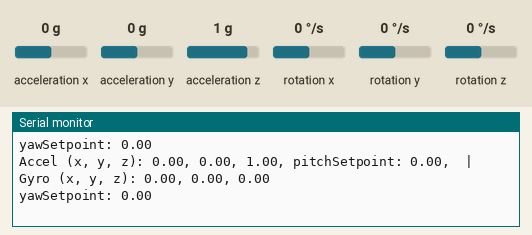
This sketch was run on a simulated Arduino Uno, built with avr-gcc and run on an emulated ATmega328P. Shown: the last lines printed to the serial monitor. Wiring (inferred from the names in the program): MPU-6050 motion sensor at I2C address 0x68. Inputs (shaded band) come from the test bench; at power-on: acceleration x 0 g, acceleration y 0 g, acceleration z 1 g, rotation x 0 °/s, rotation y 0 °/s, rotation z 0 °/s.

Above: at 1.8 s.
1.9 s: acceleration x set to -1.4 g
At 3.0 s:
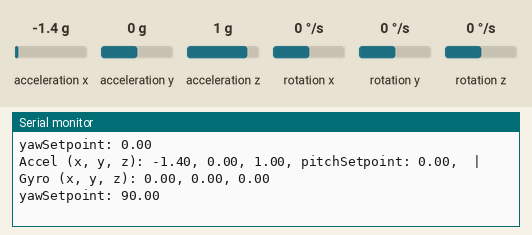
3.4 s: acceleration y set to -1.4 g
At 3.4 s:
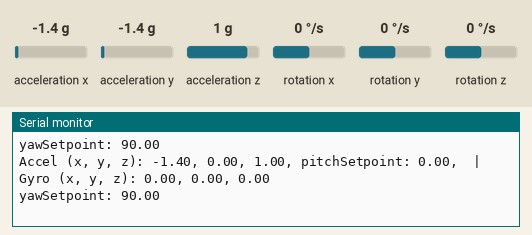
4.9 s: acceleration z set to -1.4 g
At 6.1 s:
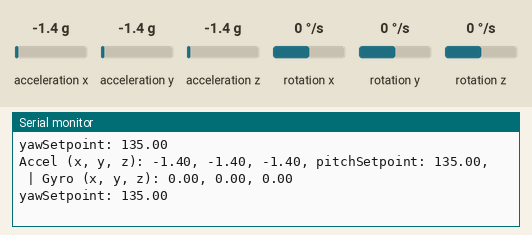
6.4 s: rotation x set to -192 °/s
At 8.3 s:
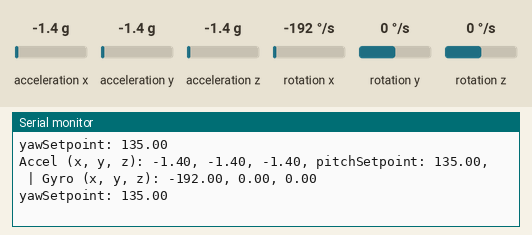
10.6 s: rotation x set to 0 °/s
At 10.67 s:
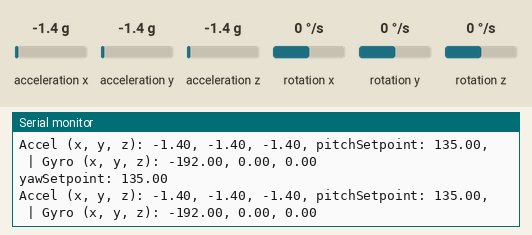
Timing chart, 0 to 13.6 s (numbered marks = the images above; inputs shaded):
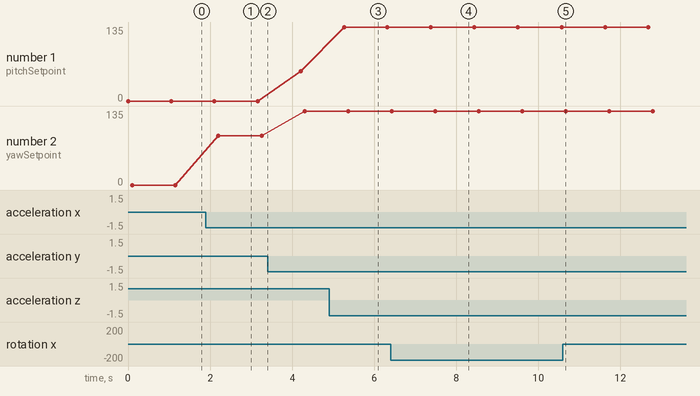

Measured:
- after the input at 1.9 s, the serial monitor: prints a new line after 0.20 s (image 1)
- after the input at 4.9 s, the serial monitor: prints a new line after 0.37 s (image 3)
- after the input at 6.4 s, the serial monitor: prints a new line after 0.98 s (image 4)
- plotted number 1: 0 → 54.46 after the input at 3.4 s
- plotted number 2: 0 → 90 after the input at 1.9 s, 90 → 135 after the input at 3.4 s

The sketch:

MPU_Callib.ino
```cpp
#include <Wire.h>
const int MPU6050_ADDRESS = 0x68;
float acc[3],gyr[3];

void setup() {
  Serial.begin(9600);
  Wire.begin();
  initializeMPU6050();
}

void loop() {
  int16_t accelerometerData[3];
  int16_t gyroscopeData[3];


  readMPU6050Data(accelerometerData, gyroscopeData);

  for(int i=0;i<3;i++){
    acc[i]=accelerometerData[i]/16384.0;
    gyr[i]=gyroscopeData[i]/131.0;
  }

  Serial.print("Accel (x, y, z): ");
  Serial.print(acc[0]);
  Serial.print(", ");
  Serial.print(acc[1]);
  Serial.print(", ");
  Serial.print(acc[2]);
  Serial.print(", ");
  Serial.print("pitchSetpoint: ");
  Serial.print(atan2(-acc[1], acc[2]) * (180.0/PI));
  Serial.print(", ");
  Serial.print(" | Gyro (x, y, z): ");
  Serial.print(gyr[0]);
  Serial.print(", ");
  Serial.print(gyr[1]);
  Serial.print(", ");
  Serial.println(gyr[2]);
  Serial.print("yawSetpoint: ");
  Serial.println(atan2(-acc[0], acc[1]) * (180.0/PI));
  delay(1000);
}

void initializeMPU6050() {
  Wire.beginTransmission(MPU6050_ADDRESS);
  Wire.write(0x6B);
  Wire.write(0);
  Wire.endTransmission();
}

void readMPU6050Data(int16_t accelData[], int16_t gyroData[]) {
  Wire.beginTransmission(MPU6050_ADDRESS);
  Wire.write(0x3B);
  Wire.endTransmission(false);

  Wire.requestFrom(MPU6050_ADDRESS, 14, true);

  accelData[0] = Wire.read() << 8 | Wire.read(); // accH and AccL
  accelData[1] = Wire.read() << 8 | Wire.read(); // accH and accL
  accelData[2] = Wire.read() << 8 | Wire.read(); // accH and accL
  int16_t a= Wire.read()<< 8| Wire.read();      // To skip temp sensor
  gyroData[0] = Wire.read() << 8 | Wire.read(); // gyroH and gyroL
  gyroData[1] = Wire.read() << 8 | Wire.read(); // gyroH and gyroL
  gyroData[2] = Wire.read() << 8 | Wire.read(); // gyroH and gyroL
}
```
